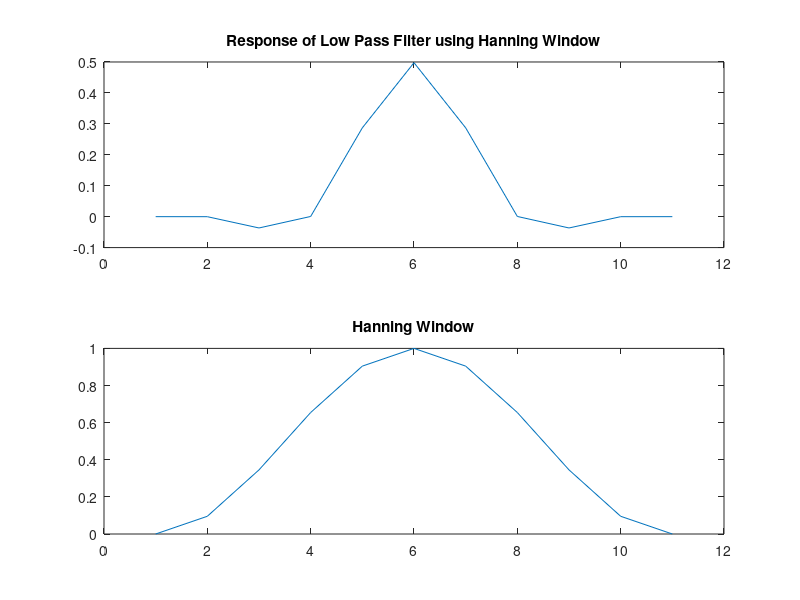

Here is the MATLAB script that generated this plot:
%Program for designing low pass FIR filter using Hanning Window

clc;
clear all;
close all;

fc = 0.5; 							%half of sampling frequency
N = 11; 								%length of the window
wn1 = hanning(N);						%for designing hanning window
hn1 = fir1((N - 1), fc, wn1);			%for fir filter

subplot(2, 1, 1);
plot(hn1);
title('Response of Low Pass Filter using Hanning Window');

subplot(2, 1, 2);
plot(wn1);
title('Hanning Window');